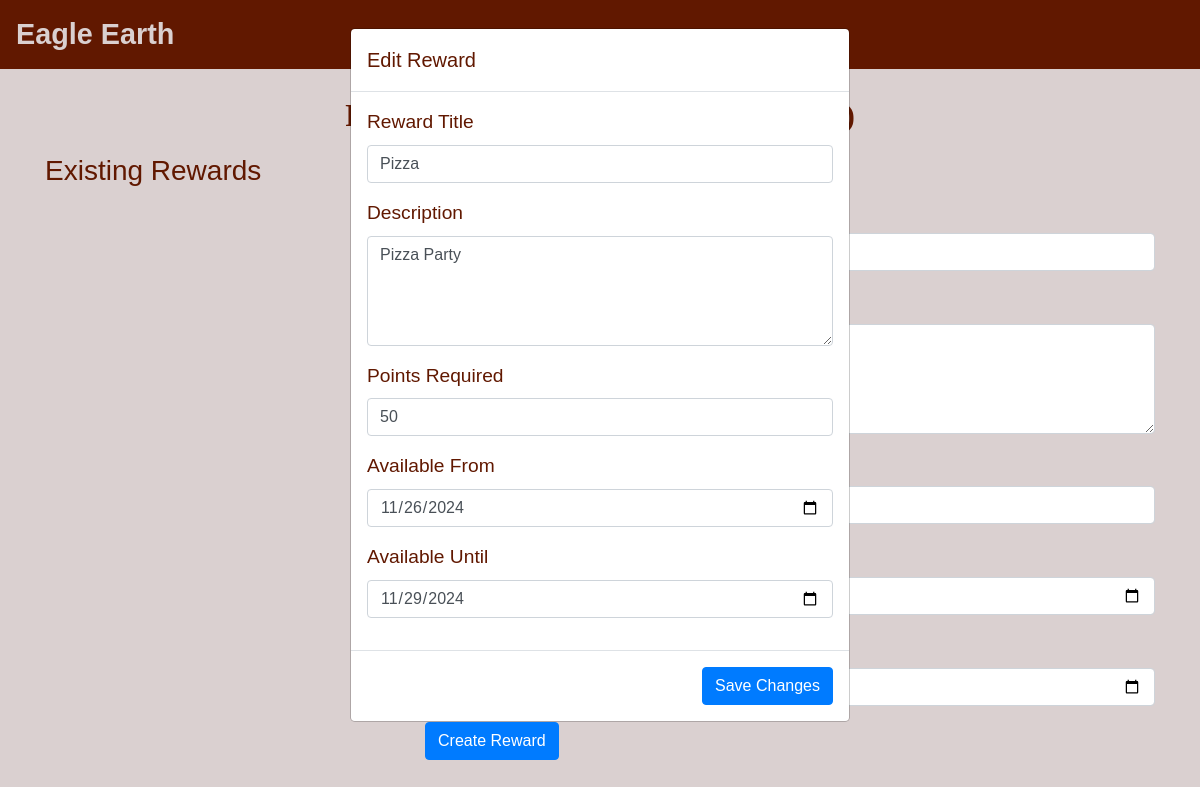
The page /update_reward/5/ on the database as committed earlier.
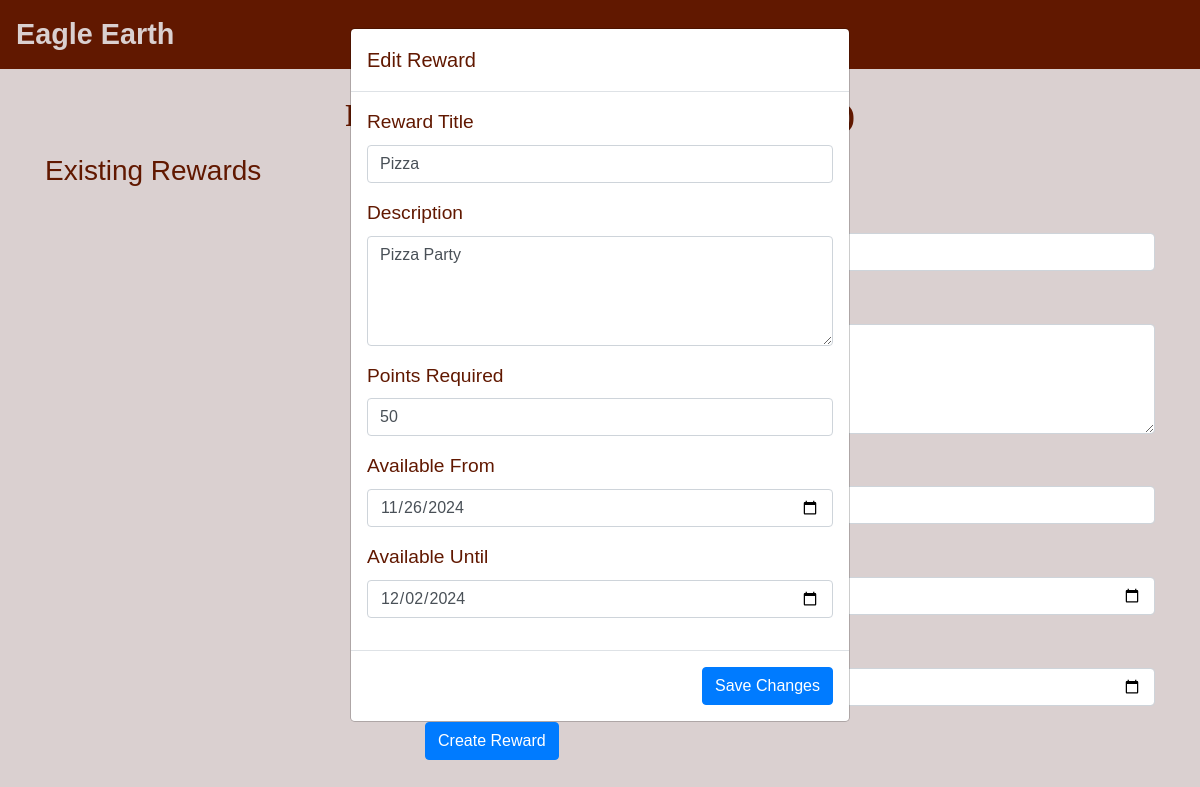
The same page on the database as committed later.
### SWEeatz/users/models.py (models this page shows, shortened)
class Reward(models.Model):
    title = models.CharField(max_length=200, help_text="Enter the reward title")
    description = models.TextField(help_text="Enter a brief description of the reward")
    points_required = models.PositiveIntegerField(help_text="Number of points required to redeem")
    available_from = models.DateField(help_text="Reward available from this date")
    available_until = models.DateField(help_text="Reward available until this date")
    is_active = models.BooleanField(default=True, help_text="Set to False when the reward is no longer redeemable")
    class Meta:
        ordering = ['available_from']

### SWEeatz/users/views.py (the view, shortened to what this page needs)
# urls.py: path('update_reward/<int:reward_id>/', views.update_reward, name="update_reward"),
@csrf_exempt
def update_reward(request, reward_id):
    reward = get_object_or_404(Reward, id=reward_id)
    return render(request, 'reward_create.html', {'reward_to_edit': reward})

### SWEeatz/users/templates/reward_create.html (shortened to what this page needs)
{% extends "layout.html" %}
{% load static %}
{% block content %}
<br><br><br>
<h2 class="text-center m-0" style="color: #611800; padding-bottom: 20px;">Reward Creation Page (Admin Only)</h2>
<div class="row">
    <div class="col-md-4">
        <h3>Existing Rewards</h3>
    </div>
    <div class="col-md-8">
        <h3>Create a New Reward</h3>
        <form method="post" action="{% url 'create_reward' %}">
            <div class="form-group">
                <label for="title">Reward Title</label>
            </div>
            <div class="form-group">
                <label for="description">Description</label>
            </div>
            <div class="form-group">
                <label for="points_required">Points Required</label>
            </div>
            <div class="form-group">
                <label for="available_from">Available From</label>
            </div>
            <div class="form-group">
                <label for="available_until">Available Until</label>
            </div>
            <button type="submit" class="btn btn-primary">Create Reward</button>
        </form>
    </div>
</div>
{% if reward_to_edit %}
<div class="modal" id="editRewardModal" style="display: block;">
    <div class="modal-dialog">
        <div class="modal-content">
            <form method="post" action="{% url 'update_reward' reward_to_edit.id %}">
                <div class="modal-header">
                    <h5 class="modal-title">Edit Reward</h5>
                </div>
                <div class="modal-body">
                    <div class="form-group">
                        <label for="edit-title">Reward Title</label>
                        <input type="text" class="form-control" id="edit-title" name="title" value="{{ reward_to_edit.title }}" required>
                    </div>
                    <div class="form-group">
                        <label for="edit-description">Description</label>
                        <textarea class="form-control" id="edit-description" name="description" rows="4" required>{{ reward_to_edit.description }}</textarea>
                    </div>
                    <div class="form-group">
                        <label for="edit-points-required">Points Required</label>
                        <input type="number" class="form-control" id="edit-points-required" name="points_required" min="0" value="{{ reward_to_edit.points_required }}" required>
                    </div>
                    <div class="form-group">
                        <label for="edit-available-from">Available From</label>
                        <input type="date" class="form-control" id="edit-available-from" name="available_from" value="{{ reward_to_edit.available_from|date:'Y-m-d' }}" required>
                    </div>
                    <div class="form-group">
                        <label for="edit-available-until">Available Until</label>
                        <input type="date" class="form-control" id="edit-available-until" name="available_until" value="{{ reward_to_edit.available_until|date:'Y-m-d' }}" required>
                    </div>
                </div>
                <div class="modal-footer">
                    <button type="submit" class="btn btn-primary">Save Changes</button>
                </div>
            </form>
        </div>
    </div>
</div>
{% endif %}
{% endblock %}

Rows that differ between the two databases and show on the page:
changed Reward "Pizza": available_until "11/29/2024" → "12/02/2024"
